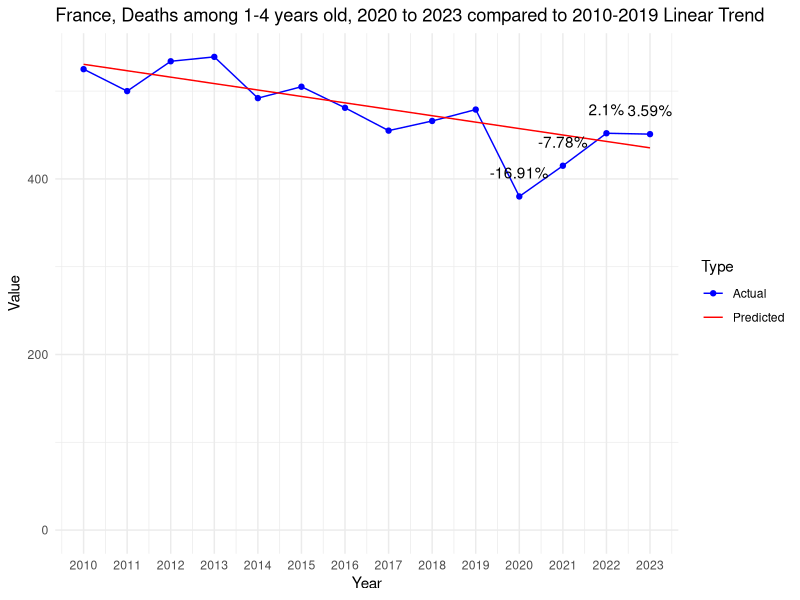

Write R code to recreate this figure.
# Load necessary libraries
library(dplyr)
library(readr)
library(ggplot2)

# Defines the data as a named vector
data <- c(
  `2010` = 525, `2011` = 500, `2012` = 534, `2013` = 539, `2014` = 492,
  `2015` = 505, `2016` = 481, `2017` = 455, `2018` = 466, `2019` = 479,
  `2020` = 380, `2021` = 415, `2022` = 452, `2023` = 451
)

# Extracts data for the decade and recent years
decade <- data[as.character(2010:2019)]
recent_years <- data[as.character(2020:2023)]

# Fits a linear model to the decade data
years <- as.numeric(names(decade))
lm_model <- lm(decade ~ years)

# Predicts values for 2020 to 2023 based on the linear model
predicted_values <- predict(lm_model, newdata = data.frame(years = as.numeric(names(recent_years))))

# Calculates deviations from the linear trend
deviations <- recent_years - predicted_values

# Calculates the mean and standard deviation of the decade
decade_mean <- mean(decade)
decade_stddev <- sd(decade)

# Initializes vectors to store the calculated values
z_scores <- numeric(length(recent_years))
percent_deviations <- numeric(length(recent_years))

# Calculates and store the Z-scores, deviations, and percentage of deviations for recent years
for (i in 1:length(recent_years)) {
  year <- names(recent_years)[i]
  z_scores[i] <- (recent_years[year] - decade_mean) / decade_stddev
  deviation <- deviations[year]
  percent_deviations[i] <- (deviation / predicted_values[i]) * 100
  cat(sprintf("Year: %s, Z-score: %f, Deviation from linear trend: %f, Percentage of deviation: %f%%\n",
              year, z_scores[i], deviation, percent_deviations[i]))
}

# Prepare an extended range for predictions, including 2020 to 2023
extended_years <- as.numeric(c(names(decade), names(recent_years)))

# Predict values for the extended range based on the linear model
extended_predicted_values <- predict(lm_model, newdata = data.frame(years = extended_years))

# Create a data frame for plotting actual values
actual_plot_data <- data.frame(
  Year = as.numeric(names(data)),
  Value = data,
  Type = "Actual"
)

# Create a data frame for plotting predicted values
predicted_plot_data <- data.frame(
  Year = extended_years,
  Value = extended_predicted_values,
  Type = "Predicted"
)

# Combine actual and predicted data
plot_data <- rbind(actual_plot_data, predicted_plot_data)

# Create the line chart
p <- ggplot(plot_data, aes(x = Year, y = Value, color = Type)) +
  geom_line(aes(group = Type)) +
  geom_point(data = actual_plot_data, aes(x = Year, y = Value)) +
  theme_minimal() +
  labs(title = "France, Deaths among 1-4 years old, 2020 to 2023 compared to 2010-2019 Linear Trend", x = "Year", y = "Value") +
  scale_color_manual(values = c("Actual" = "blue", "Predicted" = "red")) +
  scale_y_continuous(labels = scales::comma, limits = c(0, max(plot_data$Value))) +
  scale_x_continuous(breaks = extended_years) # Set breaks to every year

# Add percentage of deviation annotations for 2020 to 2023
for (i in 1:length(recent_years)) {
  year <- as.numeric(names(recent_years)[i])
  deviation_value <- percent_deviations[i]
  p <- p + annotate("text", x = year, y = data[as.character(year)], label = paste0(round(deviation_value, 2), "%"), vjust = -1.5)
}

# Print the plot
print(p)
